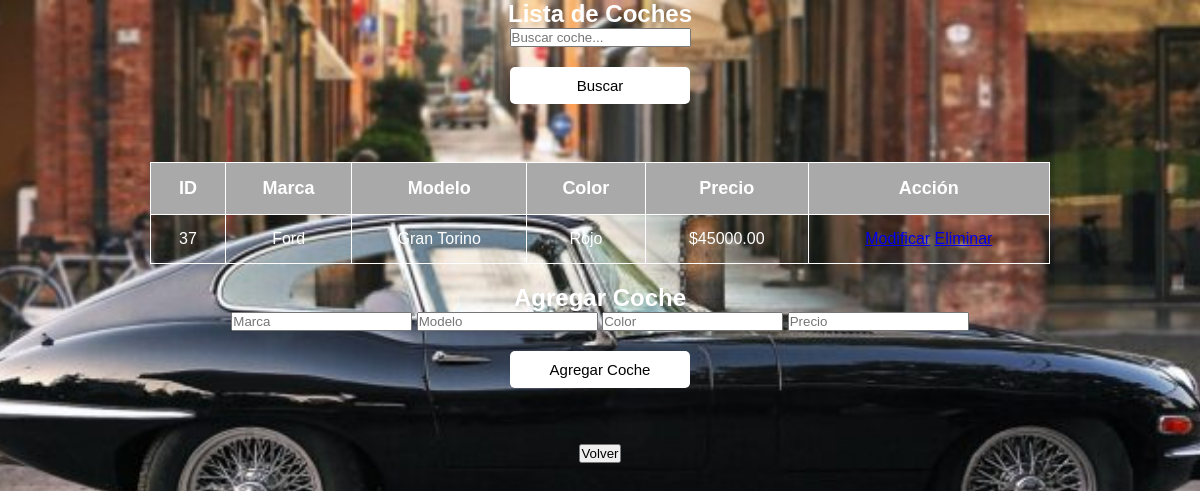
The page /admin_coches.php?buscar=Ford (signed in) on the database its author committed.
### tables this page shows
CREATE TABLE `coches` (
  `id_coche` int(10) unsigned NOT NULL AUTO_INCREMENT,
  `modelo` varchar(50) NOT NULL,
  `marca` varchar(50) NOT NULL,
  `color` varchar(30) NOT NULL,
  `precio` decimal(10,2) NOT NULL,
  `alquilado` tinyint(1) NOT NULL DEFAULT '0',
  `foto` varchar(100) NOT NULL,
  `id_vendedor` int(11) NOT NULL,
  PRIMARY KEY (`id_coche`)
);

### admin_coches.php (the view, shortened to what this page needs)
<?php
include 'db.php';
?>
<!DOCTYPE html>
<html lang="es">
<head>
    <link rel="stylesheet" type="text/css" href="estilo.css">
</head>
<body>
    <h2>Lista de Coches</h2>
    <form method="GET">
        <input type="text" name="buscar" placeholder="Buscar coche...">
        <button type="submit">Buscar</button>
    </form><br>
    <?php
    $where = "";
    if (isset($_GET['buscar']) && !empty($_GET['buscar'])) {
        $busqueda = htmlspecialchars($_GET['buscar']);
        $where = "WHERE marca LIKE '%$busqueda%' OR modelo LIKE '%$busqueda%' OR color LIKE '%$busqueda%'";
    }
    $sql = "SELECT id_coche, marca, modelo, color, precio FROM coches $where";
    $result = mysqli_query($conexion, $sql);
    if (mysqli_num_rows($result) > 0) {
        echo "<table border='1'>
                <tr>
                    <th>ID</th>
                    <th>Marca</th>
                    <th>Modelo</th>
                    <th>Color</th>
                    <th>Precio</th>
                    <th>Acción</th>
                </tr>";
        while ($row = mysqli_fetch_assoc($result)) {
            echo "<tr>
                    <td>{$row['id_coche']}</td>
                    <td>{$row['marca']}</td>
                    <td>{$row['modelo']}</td>
                    <td>{$row['color']}</td>
                    <td>\${$row['precio']}</td>
                   <td>
                        <a href='editar_coche.php?id={$row['id_coche']}' class='accion-boton accion-modificar'>Modificar</a>
                        <a href='borrar_coche.php?id={$row['id_coche']}' class='accion-boton accion-eliminar'>Eliminar</a>
                   </td>
                  </tr>";
        }
        echo "</table>";
    } else {
        echo "<p>No hay coches registrados.</p>";
    }
    ?>
    <h2>Agregar Coche</h2>
    <form method="POST">
        <input type="text" name="marca" placeholder="Marca" required>
        <input type="text" name="modelo" placeholder="Modelo" required>
        <input type="text" name="color" placeholder="Color" required>
        <input type="number" name="precio" placeholder="Precio" required>
        <button type="submit" name="agregar">Agregar Coche</button>
    </form>
    ?><br><br>
    <form action="index.php" method="post">
            <input type="submit" value="Volver">
        </form>
</body>
</html>

### estilo.css (style rules this page uses)
* { margin: 0; padding: 0; box-sizing: border-box; }
body { font-family: 'Poppins', Arial, Helvetica, sans-serif; background-color: #D3D3D3; background-image: url('img/imagenfondo.jpg'); background-size: cover; background-repeat: no-repeat; background-position: center; background-attachment: fixed; color: white; text-align: center; }
table { margin: 20px auto; border-collapse: collapse; width: 90%; max-width: 900px; }
th, td { padding: 15px; text-align: center; border: 1px solid; }
th { background-color: #A9A9A9; color: white; font-size: 18px; }
button { font-size: 15px; padding: 10px 20px; background-color: white; color: black; border: none; border-radius: 5px; cursor: pointer; width: 15%; display: block; margin: 20px auto; }

### rows shown on the page
coches: id_coche "37", marca "Ford", modelo "Gran Torino", color "Rojo", precio "45000.00"
